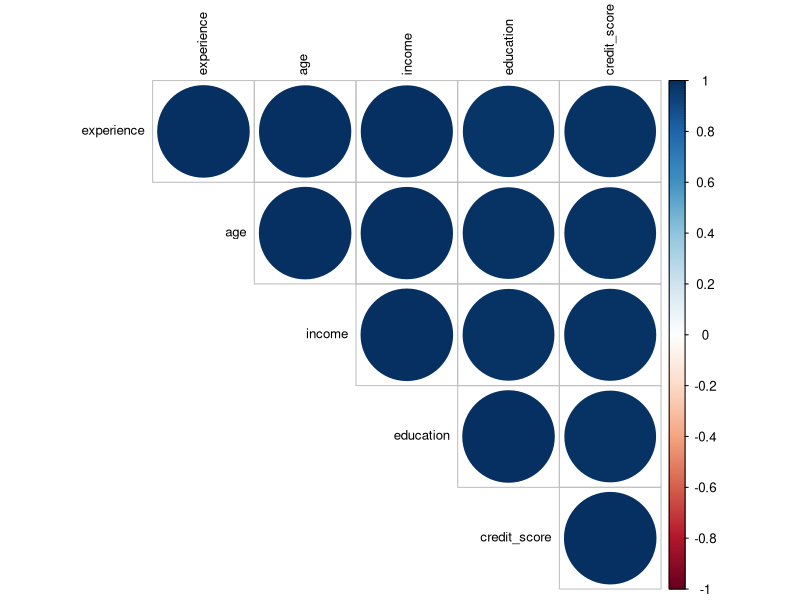
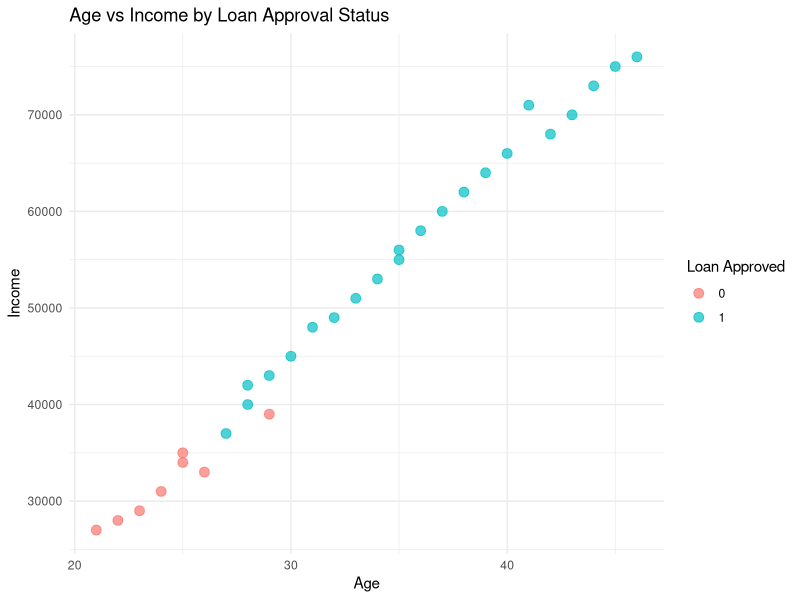
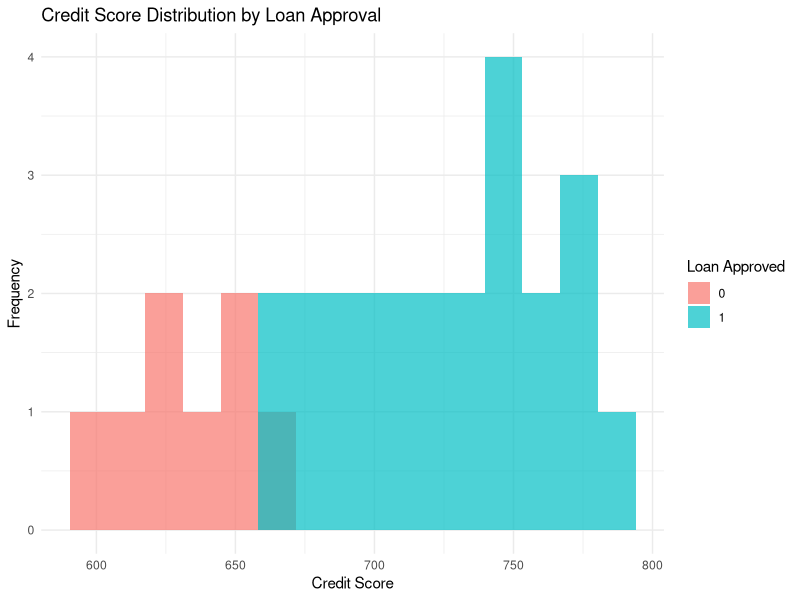

Write R code to recreate these figures, in order.
# Load required libraries
library(caret)
library(randomForest)
library(e1071)
library(corrplot)
library(ggplot2)

# Set working directory (adjust if needed)
setwd("c:/Users/Admin/Desktop/P2")

# Load the dataset
data <- read.csv("dataset.csv")

# Display basic information about the dataset
cat("Dataset Shape:", dim(data), "\n")
cat("Column Names:", colnames(data), "\n")

# Check for missing values
cat("Missing values per column:\n")
print(colSums(is.na(data)))

# Display summary statistics
cat("\nSummary Statistics:\n")
print(summary(data))

# Check the distribution of the target variable
cat("\nTarget Variable Distribution:\n")
print(table(data$loan_approved))

# Convert target variable to factor
data$loan_approved <- as.factor(data$loan_approved)

# Create correlation matrix for numeric variables
numeric_vars <- data[sapply(data, is.numeric)]
correlation_matrix <- cor(numeric_vars)

# Plot correlation matrix
png("correlation_matrix.png", width = 800, height = 600)
corrplot(correlation_matrix, method = "circle", type = "upper", 
         order = "hclust", tl.cex = 0.8, tl.col = "black")
dev.off()

# Create some exploratory plots
png("age_income_plot.png", width = 800, height = 600)
ggplot(data, aes(x = age, y = income, color = loan_approved)) +
  geom_point(size = 3, alpha = 0.7) +
  labs(title = "Age vs Income by Loan Approval Status",
       x = "Age", y = "Income", color = "Loan Approved") +
  theme_minimal()
dev.off()

png("credit_score_distribution.png", width = 800, height = 600)
ggplot(data, aes(x = credit_score, fill = loan_approved)) +
  geom_histogram(bins = 15, alpha = 0.7, position = "identity") +
  labs(title = "Credit Score Distribution by Loan Approval",
       x = "Credit Score", y = "Frequency", fill = "Loan Approved") +
  theme_minimal()
dev.off()

cat("Data exploration completed. Check the generated plots:\n")
cat("- correlation_matrix.png\n")
cat("- age_income_plot.png\n")
cat("- credit_score_distribution.png\n")